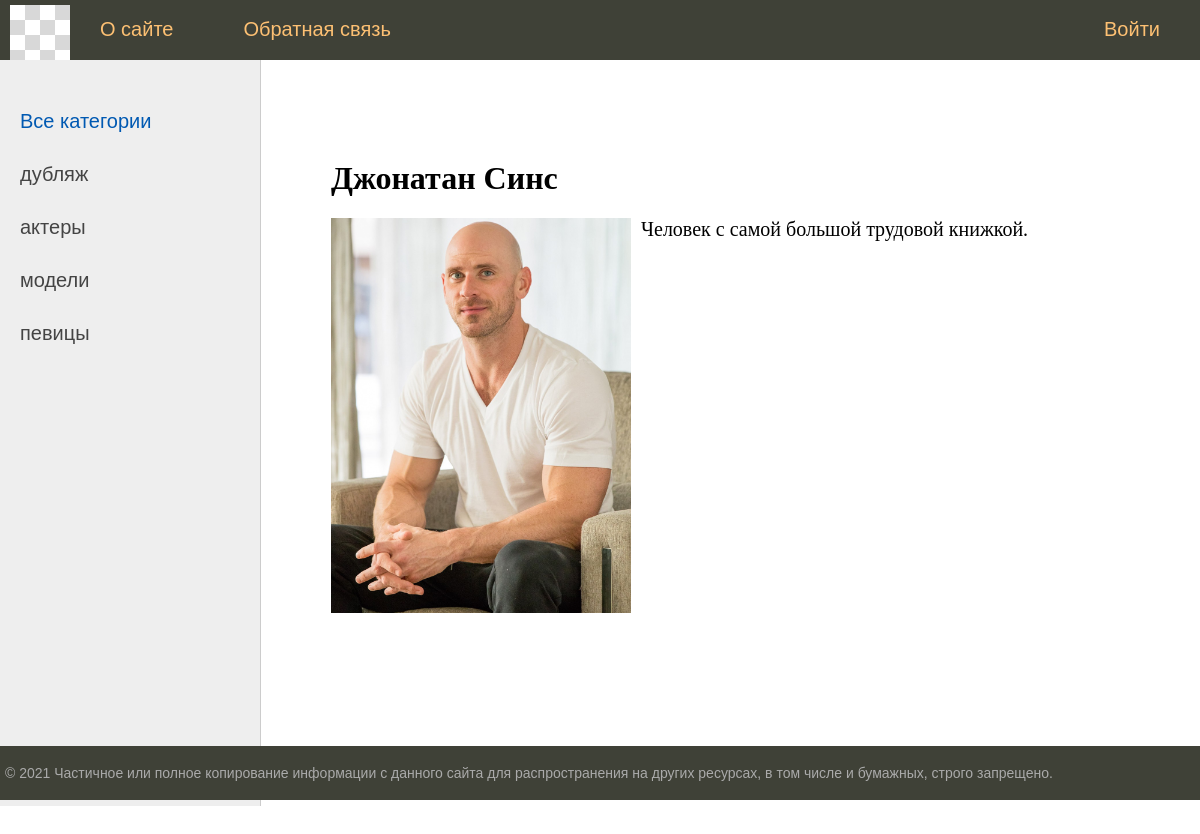
/post/djonatansins, run on the app's committed database.
### substation/models.py (models this page shows, shortened)
class Category(models.Model):
    name = models.CharField(max_length=255, db_index=True, verbose_name="Категория")
    slug = models.SlugField(max_length=255, unique=True, db_index=True, verbose_name="URL")
    def get_absolute_url(self):
        return reverse('category', kwargs={'cat_slug': self.slug})
    class Meta:
        verbose_name = 'Категория'
        verbose_name_plural = 'Категории'
        ordering = ['id', 'name']

class Testing(models.Model):
    title = models.CharField(max_length=255, verbose_name='Заголовок')
    slug = models.SlugField(max_length=255, unique=True, db_index=True, verbose_name="URL")
    content = models.TextField(blank=True)
    photo = models.ImageField(upload_to="photos/%y/%m/%d/", verbose_name='Фотография')
    time_create = models.DateTimeField(auto_now_add=True, verbose_name='Время создания')
    time_update = models.DateTimeField(auto_now=True, verbose_name='Время обновления')
    is_published = models.BooleanField(default=True, verbose_name='Опубликовано')
    cat = models.ForeignKey('Category', on_delete=models.PROTECT, null=True, verbose_name='Категория')
    def __str__(self):
        return self.title
    class Meta:
        verbose_name = 'Известные женщины'
        verbose_name_plural = 'Известные женщины'
        ordering = ['time_create', 'title']

### substation/views.py (the view)
# urls.py: path('post/<slug:post_slug>', ShowPost.as_view(), name="post"),
class ShowPost(DataMixin, DetailView):
    model = Testing
    template_name = 'substation/post.html'
    slug_url_kwarg = 'post_slug'
    context_object_name = 'post'
    def get_context_data(self, *, object_list=None, **kwargs):
        context = super().get_context_data(**kwargs)
        c_def = self.get_user_context(title=context['post'])
        context = dict(list(context.items()) + list(c_def.items()))
        return context

### substation/utils.py (called while the page is built)
    def get_user_context(self, **kwargs):
        context = kwargs
        cats = Category.objects.all()
        user_menu = menu.copy()
        if not self.request.user.is_authenticated:
            user_menu.pop(1)
        context['menu'] = user_menu
        context['cats'] = cats
        if 'cat_selected' not in context:
            context['cat_selected'] = 0
        return context

### templates/substation/post.html
{% extends 'substation/base.html' %}
{% block content %}
<h1>{{ post.title }}</h1>
    {% if post.photo %}
        <p><img class="img-article-left" src="{{ post.photo.url }}"></p>
    {% endif %}
{{ post.content|linebreaks }}
{% endblock %}

### templates/substation/base.html (shortened to what this page needs)
{% load static %}
{% load testing_tags %}
<!DOCTYPE html>
<html>
<head>
	<link type="text/css" href="{% static 'substation/css/styles.css' %}" rel="stylesheet" />
</head>
<body>
<table class="table-page" border=0 cellpadding="0" cellspacing="0">
<tr><td valign=top>
<div class="header">
    <ul id="mainmenu" class="mainmenu">
    <li class="logo"><a href="{% url 'home' %}"><div class="logo"></div></a></li>
        {% block mainmenu %}
        {% for m in menu %}
            {% if not forloop.last %}
                    <li><a href="{% url m.url_name %}">{{m.title}}</a></li>
            {% else %}
                    <li class="last"><a href="{% url m.url_name %}">{{m.title}}</a></li>
            {% endif %}
        {% endfor %}
        {% endblock mainmenu %}
    </ul>
</div>
<table class="table-content" border=0 cellpadding="0" cellspacing="0">
<tr>
	<td valign="top" class="left-chapters">
	<ul id="leftchapters">
        {% if cat_selected == 0 %}
            <li class="selected">Все категории</li>
        {% else%}
            <li class="selected"><a href="{% url 'home' %}">Все категории</a></li>
        {% endif %}
        {% for c in cats %}
            {% if c.pk == cat_selected %}
                <li class="selected">{{ c.name }}</li>
            {% else %}
                <li><a href="{{ c.get_absolute_url }}">{{ c.name }}</a></li>
            {% endif %}
        {% endfor %}
	</ul>
</td>
<td valign="top" class="content">
	<div class="content-text">
{% block content %}
{% endblock %}
	</div>
</td></tr></table>
</td></tr>
<tr><td valign=top>
	<div id="footer">
		<p>&copy; 2021 Частичное или полное копирование информации с данного сайта для распространения на других ресурсах, в том числе и бумажных, строго запрещено.</p>
	</div>
</td></tr></table>
</body>
</html>

### substation/static/substation/css/styles.css (style rules this page uses)
html, body { font-family: 'Arial'; margin: 0; padding: 0; height: 100%; width: 100%; color: #444; }
a { color: #0059b2; text-decoration: none; }
img { max-width: 600px; height: auto; }
img.img-article-left { max-width: 300px; height: auto; float: left; padding: 0 10px 10px 0; }
.table-page { width: 100%; height: 100%; vertical-align: top; }
.table-page tr { height: 100%; }
.header { background: #3F4137; height: 60px; }
.logo { background: url('../images/logo.png') no-repeat 10px 5px; width: 70px; height: 60px; }
ul.mainmenu { list-style: none; margin: 0; padding: 0; height: 60px; color: #fdc073; font-size: 20px; overflow: hidden; }
ul.mainmenu li { float: left; margin: 18px 40px 0 30px; }
ul.mainmenu li.logo { margin: 0; }
ul.mainmenu li.last { float: right; }
ul.mainmenu li a { color: #fdc073; text-decoration: none; }
.table-content { width: 100%; min-height: 100%; height: 100%; }
.left-chapters { margin: 0; background: #eee; border-right: 1px solid #ccc; min-height: 100%; }
.left-chapters ul { width: 230px; min-height: 100%; margin: 0; padding: 20px 10px 10px 20px; list-style: none; font-size: 20px; }
.left-chapters ul li { margin: 30px 0 0 0; color: #999; }
.left-chapters ul li.selected { color: #0059b2; }
.left-chapters ul li a { color: #444; text-decoration: none; }
.content { padding: 40px 20px 20px 40px; width: 100%; box-sizing: border-box; }
.content-text { margin: 60px 0 0 30px; color: #000; font-size: 20px; font-family: Yandex Sans Display Light; }
.content-text h1 { font-size: 32px; }
#footer { box-sizing: border-box; background: #3F4137; padding: 5px; color: #aaa; font-size: 14px; font-family: Verdana, Geneva, Arial, Helvetica; text-align: left; overflow: hidden; }

### data on the page
Category: name "дубляж"
Category: name "актеры"
Category: name "модели"
Category: name "певицы"
Testing: title "Джонатан Синс", photo (picture), content "Человек с самой большой трудовой книжкой."

### other printed values
{{ m.title }} "О сайте" "Обратная связь"
{{ m.title }} "Войти"
